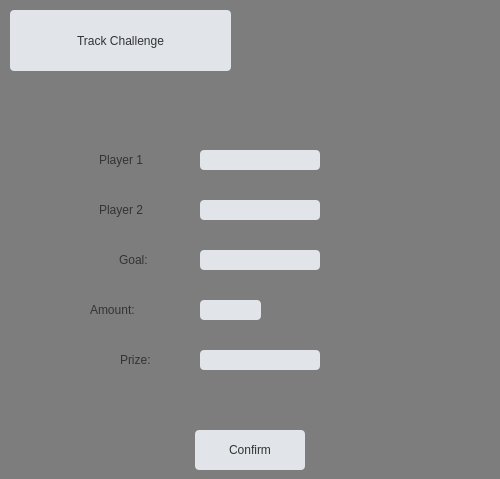
    <widget class="QWidget" name="ChallengePage">
     <property name="styleSheet">
      <string notr="true">background-color: #7d7d7d;</string>
     </property>
     <widget class="QLineEdit" name="Player1Box">
      <property name="geometry">
       <rect>
        <x>200</x>
        <y>150</y>
        <width>120</width>
        <height>20</height>
       </rect>
      </property>
      <property name="styleSheet">
       <string notr="true">background-color: #e1e4e8;
font: 500 12pt &quot;Roboto Slab Medium&quot;;
color: black;
text-align: center;
border-color: black;
border-radius: 4px;
</string>
      </property>
     </widget>
     <widget class="QLineEdit" name="Player2Box">
      <property name="geometry">
       <rect>
        <x>200</x>
        <y>200</y>
        <width>120</width>
        <height>20</height>
       </rect>
      </property>
      <property name="styleSheet">
       <string notr="true">background-color: #e1e4e8;
font: 500 12pt &quot;Roboto Slab Medium&quot;;
color: black;
text-align: center;
border-color: black;
border-radius: 4px;
</string>
      </property>
     </widget>
     <widget class="QLabel" name="Player1Label">
      <property name="geometry">
       <rect>
        <x>99</x>
        <y>150</y>
        <width>80</width>
        <height>20</height>
       </rect>
      </property>
      <property name="styleSheet">
       <string notr="true">background-color: #e1e4e8;
font: 500 15pt &quot;Roboto Slab Medium&quot;;
color: #333333;
text-align: center;
border-color: black;
border-radius: 4px;
background-color: #7d7d7d;
</string>
      </property>
      <property name="text">
       <string>Player 1</string>
      </property>
     </widget>
     <widget class="QLabel" name="Player2Label">
      <property name="geometry">
       <rect>
        <x>99</x>
        <y>200</y>
        <width>80</width>
        <height>20</height>
       </rect>
      </property>
      <property name="styleSheet">
       <string notr="true">background-color: #e1e4e8;
font: 500 15pt &quot;Roboto Slab Medium&quot;;
color: #333333;
text-align: center;
border-color: black;
border-radius: 4px;
background-color: #7d7d7d;
</string>
      </property>
      <property name="text">
       <string>Player 2</string>
      </property>
     </widget>
     <widget class="QLabel" name="GoalLabel">
      <property name="geometry">
       <rect>
        <x>119</x>
        <y>250</y>
        <width>60</width>
        <height>20</height>
       </rect>
      </property>
      <property name="styleSheet">
       <string notr="true">background-color: #e1e4e8;
font: 500 15pt &quot;Roboto Slab Medium&quot;;
color: #333333;
text-align: center;
border-color: black;
border-radius: 4px;
background-color: #7d7d7d;
</string>
      </property>
      <property name="text">
       <string>Goal:</string>
      </property>
     </widget>
     <widget class="QLineEdit" name="GoalBox">
      <property name="geometry">
       <rect>
        <x>200</x>
        <y>250</y>
        <width>120</width>
        <height>20</height>
       </rect>
      </property>
      <property name="styleSheet">
       <string notr="true">background-color: #e1e4e8;
font: 500 12pt &quot;Roboto Slab Medium&quot;;
color: black;
text-align: center;
border-color: black;
border-radius: 4px;
</string>
      </property>
     </widget>
     <widget class="QLineEdit" name="AmountBox">
      <property name="geometry">
       <rect>
        <x>200</x>
        <y>300</y>
        <width>61</width>
        <height>20</height>
       </rect>
      </property>
      <property name="styleSheet">
       <string notr="true">background-color: #e1e4e8;
font: 500 12pt &quot;Roboto Slab Medium&quot;;
color: black;
text-align: center;
border-color: black;
border-radius: 4px;

</string>
      </property>
     </widget>
     <widget class="QLabel" name="AmountLabel">
      <property name="geometry">
       <rect>
        <x>90</x>
        <y>300</y>
        <width>80</width>
        <height>20</height>
       </rect>
      </property>
      <property name="styleSheet">
       <string notr="true">background-color: #e1e4e8;
font: 500 15pt &quot;Roboto Slab Medium&quot;;
color: #333333;
text-align: center;
border-color: black;
border-radius: 4px;
background-color: #7d7d7d;
</string>
      </property>
      <property name="text">
       <string>Amount:</string>
      </property>
     </widget>
     <widget class="QLabel" name="PrizeLabel">
      <property name="geometry">
       <rect>
        <x>120</x>
        <y>350</y>
        <width>70</width>
        <height>20</height>
       </rect>
      </property>
      <property name="styleSheet">
       <string notr="true">background-color: #e1e4e8;
font: 500 15pt &quot;Roboto Slab Medium&quot;;
color: #333333;
text-align: center;
border-color: black;
border-radius: 4px;
background-color: #7d7d7d;
</string>
      </property>
      <property name="text">
       <string>Prize:</string>
      </property>
     </widget>
     <widget class="QLineEdit" name="PrizeBox">
      <property name="geometry">
       <rect>
        <x>200</x>
        <y>350</y>
        <width>120</width>
        <height>20</height>
       </rect>
      </property>
      <property name="styleSheet">
       <string notr="true">background-color: #e1e4e8;
font: 500 12pt &quot;Roboto Slab Medium&quot;;
color: black;
text-align: center;
border-color: black;
border-radius: 4px;
</string>
      </property>
     </widget>
     <widget class="QPushButton" name="ConfirmButton">
      <property name="geometry">
       <rect>
        <x>195</x>
        <y>430</y>
        <width>110</width>
        <height>40</height>
       </rect>
      </property>
      <property name="cursor">
       <cursorShape>PointingHandCursor</cursorShape>
      </property>
      <property name="styleSheet">
       <string notr="true">background-color: #e1e4e8;
font: 500 15pt &quot;Roboto Slab Medium&quot;;
color: #333333;
text-align: center;
border-color: black;
border-radius: 4px;
</string>
      </property>
      <property name="text">
       <string>Confirm</string>
      </property>
     </widget>
     <widget class="QPushButton" name="TrackButton">
      <property name="geometry">
       <rect>
        <x>10</x>
        <y>10</y>
        <width>221</width>
        <height>61</height>
       </rect>
      </property>
      <property name="cursor">
       <cursorShape>PointingHandCursor</cursorShape>
      </property>
      <property name="styleSheet">
       <string notr="true">background-color: #e1e4e8;
font: 500 20pt &quot;Roboto Slab Medium&quot;;
color: #333333;
text-align: center;
border-color: black;
border-radius: 4px;
</string>
      </property>
      <property name="text">
       <string>Track Challenge</string>
      </property>
     </widget>
     <widget class="QPushButton" name="ReturnButton6">
      <property name="geometry">
       <rect>
        <x>450</x>
        <y>10</y>
        <width>41</width>
        <height>31</height>
       </rect>
      </property>
      <property name="cursor">
       <cursorShape>PointingHandCursor</cursorShape>
      </property>
      <property name="styleSheet">
       <string notr="true">background-image: url(:/Images/ReturnArrow.jpg);
background-position: center;
border-color: black;
border-radius: 4px;
</string>
      </property>
      <property name="text">
       <string/>
      </property>
     </widget>
    </widget>
